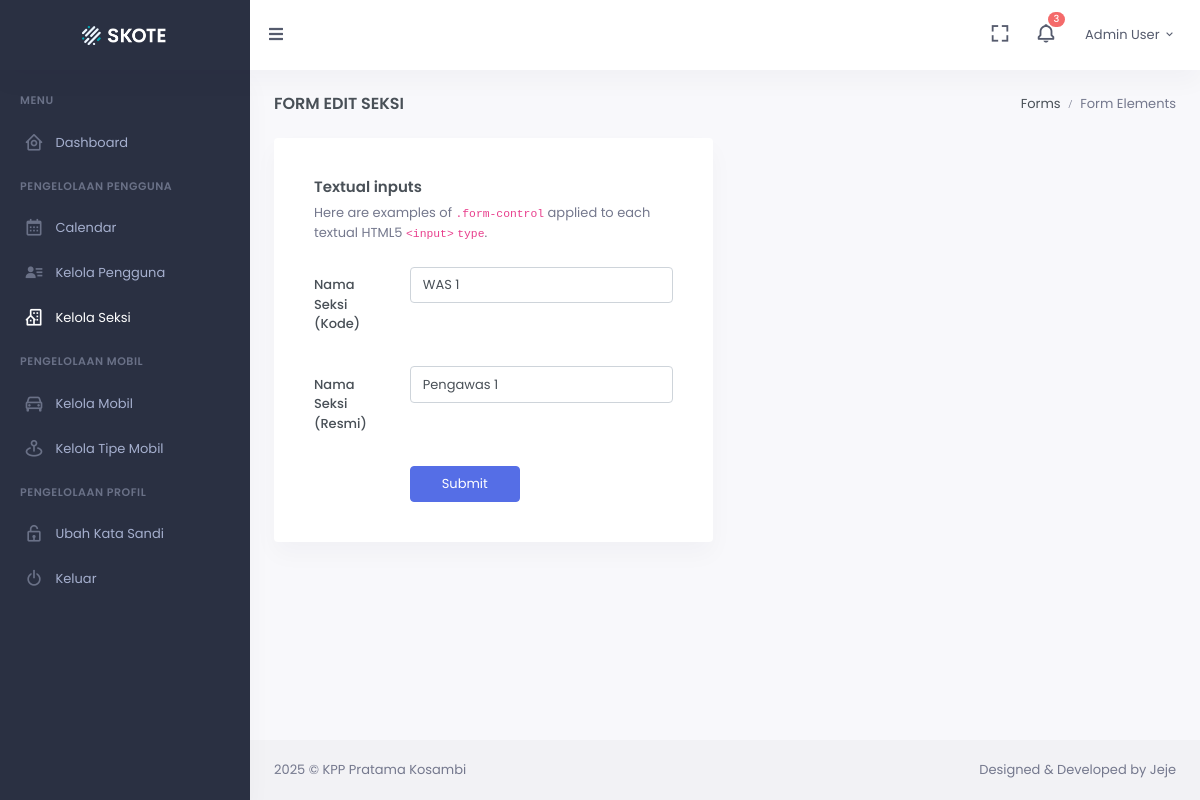
The page /layanan/seksi/edit/2 (signed in) on the database its author committed.
### app/models.py (models this page shows, shortened)
class User(UserMixin, db.Model):
  __tablename__ = "users"
  id = db.Column(db.Integer, primary_key=True)
  name = db.Column(db.String(100), nullable=False)
  nip = db.Column(db.String(20), nullable=False)
  division_id = db.Column(db.Integer, db.ForeignKey('divisions.id'), nullable=False)
  status = db.Column(db.String(30), nullable=False)
  role = db.Column(db.String(20), nullable=False, default="user")
  password = db.Column(db.String(128), nullable=False)
  _inserted_date = db.Column(db.DateTime, nullable=False, default=datetime.now)
  _updated_date = db.Column(db.DateTime, nullable=False, default=datetime.now)

class Division(UserMixin, db.Model):
  __tablename__ = "divisions"
  id = db.Column(db.Integer, primary_key=True)
  code = db.Column(db.String(30), nullable=False)
  name = db.Column(db.String(100), nullable=False)
  status = db.Column(db.String(30), nullable=False)
  _inserted_date = db.Column(db.DateTime, nullable=False, default=datetime.now)
  _updated_date = db.Column(db.DateTime, nullable=False, default=datetime.now)
  users = db.relationship('User', backref='division', lazy=True)

### app/views/public.py (the view)
@public_app.route("/layanan/seksi/edit/<id>", methods=["GET", "POST"])
@login_required
def edit_division(id):
  check_admin()
  data = Division.query.filter_by(id=id).first_or_404()
  form = DivisionEditForm()
  if form.validate_on_submit():
    data.code = data.code if form.code.data is None else form.code.data
    data.name = data.name if form.name.data is None else form.name.data
    data._inserted_date = data._inserted_date
    data._updated_date = datetime.datetime.now()
    db.session.commit()
    flash("Data telah berhasil diedit!", "success")
    return redirect(url_for("public_app.division"))
  elif request.method == "GET":
    form.code.data = data.code
    form.name.data = data.name
    form.old_code.data = data.code
    form.old_name.data = data.name
  return render_template("public/services/division/division_edit-form.html", title="Edit Daftar Wisata - Bondowoso Tourism", form=form, operation="Edit")

### app/forms.py (shortened to what this page needs)
class DivisionEditForm(FlaskForm):
  old_code = HiddenField()
  old_name = HiddenField()
  code = StringField("Nama Seksi (Kode)", validators=[DataRequired(), Length(min=1, max=50, message="Kolom harus diisi 4 hingga 50 karakter.")])
  name = StringField("Nama Seksi (Resmi)", validators=[DataRequired(), Length(min=1, max=100, message="Kolom harus diisi 4 hingga 100 karakter.")])
  submit = SubmitField("Edit Data")

### app/models.py (called while the page is built)
@login_manager.user_loader
def load_user(user_id):
  return User.query.get(int(user_id))

### app/utils.py (called while the page is built)
def check_admin():
  if not current_user.role.lower() == "admin":
    abort(403)

### app/templates/public/services/division/division_edit-form.html (shortened to what this page needs)
{% extends 'components/public/base.html' %} {% set active_page = 'division' %}
{% block content %}
            <div class="main-content">
                <div class="page-content">
                    <div class="container-fluid">
                        <div class="row">
                            <div class="col-12">
                                <div class="page-title-box d-sm-flex align-items-center justify-content-between">
                                    <h4 class="mb-sm-0 font-size-18">Form Edit Seksi</h4>
                                    <div class="page-title-right">
                                        <ol class="breadcrumb m-0">
                                            <li class="breadcrumb-item"><a href="javascript: void(0);">Forms</a></li>
                                            <li class="breadcrumb-item active">Form Elements</li>
                                        </ol>
                                    </div>
                                </div>
                            </div>
                        </div>
                        <div class="row">
                            <div class="col-6">
                                <div class="card">
                                    <div class="card-body">
                                      <div class="card-body">
                                        <h4 class="card-title">Textual inputs</h4>
                                        <p class="card-title-desc">Here are examples of <code>.form-control</code> applied to
                                            each
                                            textual HTML5 <code>&lt;input&gt;</code> <code>type</code>.</p>
                                        <form enctype="multipart/form-data" method="POST">
                                            <div class="row mb-4">
                                                {{ form.code.label(class="col-sm-3 col-form-label") }}
                                                <div class="col-sm-9">
                                                    {% if form.code.errors %}
                                                        {{ form.code(class="form-control is-invalid") }}
                                                        <div class="invalid-feedback">
                                                            {% for error in form.code.errors %}
                                                            <span>{{ error }}</span>
                                                            {% endfor %}
                                                        </div>
                                                    {% else %}
                                                        {{ form.code(class="form-control") }}
                                                    {% endif %}
                                                </div>
                                            </div>
                                            <div class="row mb-4">
                                                {{ form.name.label(class="col-sm-3 col-form-label") }}
                                                <div class="col-sm-9">
                                                    {% if form.name.errors %}
                                                        {{ form.name(class="form-control is-invalid") }}
                                                        <div class="invalid-feedback">
                                                            {% for error in form.name.errors %}
                                                            <span>{{ error }}</span>
                                                            {% endfor %}
                                                        </div>
                                                    {% else %}
                                                        {{ form.name(class="form-control") }}
                                                    {% endif %}
                                                </div>
                                            </div>
                                            <div class="row justify-content-end">
                                                <div class="col-sm-9">
                                                    <div>
                                                        <button type="submit" class="btn btn-primary w-md">Submit</button>
                                                    </div>
                                                </div>
                                            </div>
                                        </form>
                                    </div>
                                </div>
                            </div>
                        </div>
                    </div>
                </div>
                {% include 'components/public/includes/footer.html' %}
            </div>
{% endblock %}

### app/templates/components/public/includes/navbar.html (shortened to what this page needs)
            <header id="page-topbar">
                <div class="navbar-header">
                    <div class="d-flex">
                        <div class="navbar-brand-box">
                            <a href="{{ url_for('public_app.homepage') }}" class="logo logo-light">
                                <span class="logo-lg">
                                    <img src="{{ url_for('static', filename='media/images/logo-light.png') }}" alt="" height="19">
                                </span>
                            </a>
                        </div>
                        <button type="button" class="btn btn-sm px-3 font-size-16 header-item waves-effect" id="vertical-menu-btn">
                            <i class="fa fa-fw fa-bars"></i>
                        </button>
                    </div>
                    <div class="d-flex">
                        <div class="dropdown d-none d-lg-inline-block ms-1">
                            <button type="button" class="btn header-item noti-icon waves-effect" data-toggle="fullscreen">
                                <i class="bx bx-fullscreen"></i>
                            </button>
                        </div>
                        <div class="dropdown d-inline-block">
                            <button type="button" class="btn header-item noti-icon waves-effect" id="page-header-notifications-dropdown"
                            data-bs-toggle="dropdown" aria-haspopup="true" aria-expanded="false">
                                <i class="bx bx-bell bx-tada"></i>
                                <span class="badge bg-danger rounded-pill">3</span>
                            </button>
                        </div>
                        <div class="dropdown d-inline-block">
                            <button type="button" class="btn header-item waves-effect" id="page-header-user-dropdown"
                            data-bs-toggle="dropdown" aria-haspopup="true" aria-expanded="false">
                                <span class="d-none d-xl-inline-block ms-1" key="t-henry"> {{current_user.name}} </span>
                                <i class="mdi mdi-chevron-down d-none d-xl-inline-block"></i>
                            </button>
                        </div>
                    </div>
                </div>
            </header>
            <div class="vertical-menu">
                <div data-simplebar class="h-100">
                    <div id="sidebar-menu">
                        <ul class="metismenu list-unstyled" id="side-menu">
                            <li class="menu-title" key="t-menu">Menu</li>
                            <li class="{{ 'mm-active' if active_page=='home' else ''  }}">
                                <a href="{{ url_for('public_app.homepage', id=current_user.id) }}" class="waves-effect">
                                    <i class="bx bx-home-circle"></i>
                                    <span key="t-dashboard">Dashboard</span>
                                </a>
                            </li>
                            <li class="menu-title" key="t-apps">Pengelolaan Pengguna</li>
                            <li>
                                <a href="calendar.html" class="waves-effect">
                                    <i class="bx bx-calendar"></i>
                                    <span key="t-calendar">Calendar</span>
                                </a>
                            </li>
                            <li class= "{{ 'mm-active' if active_page=='user' else ''  }}">
                                <a href="{{ url_for('control_panel_app.user', id=current_user.id) }}" class="waves-effect">
                                    <i class="bx bxs-user-detail"></i>
                                    <span key="t-car">Kelola Pengguna</span>
                                </a>
                            </li>
                            <li class= "{{ 'mm-active' if active_page=='division' else ''  }}">
                                <a href="{{ url_for('public_app.division', id=current_user.id) }}" class="waves-effect">
                                    <i class="bx bx-building-house"></i>
                                    <span key="t-car">Kelola Seksi</span>
                                </a>
                            </li>
                            <li class="menu-title" key="t-pages">Pengelolaan Mobil</li>
                            <li class= "{{ 'mm-active' if active_page=='car' else ''  }}">
                                <a href="{{ url_for('public_app.car', id=current_user.id) }}" class="waves-effect">
                                    <i class="bx bx-car"></i>
                                    <span key="t-car">Kelola Mobil</span>
                                </a>
                            </li>
                            <li class= "{{ 'mm-active' if active_page=='car_transmission' else ''  }}">
                                <a href="{{ url_for('public_app.car_transmission', id=current_user.id) }}" class="waves-effect">
                                    <i class="bx bx-map-pin"></i>
                                    <span key="t-car-transmission">Kelola Tipe Mobil</span>
                                </a>
                            </li>
                            <li class="menu-title" key="t-pages">Pengelolaan Profil</li>
                            <li class= "{{ 'mm-active' if active_page=='edit_password' else ''  }}">
                                <a href="{{ url_for('control_panel_app.edit_password', id=current_user.id) }}" class="waves-effect">
                                    <i class="bx bx-lock-open"></i>
                                    <span key="t-authentication">Ubah Kata Sandi</span>
                                </a>
                            </li>
                            <li>
                                <a href="{{ url_for('control_panel_app.logout') }}" class="waves-effect">
                                    <i class="bx bx-power-off"></i>
                                    <span key="t-authentication">Keluar</span>
                                </a>
                            </li>
                        </ul>
                    </div>
                </div>
            </div>

### rows shown on the page
User: name "Admin User"
Division: code "WAS 1", name "Pengawas 1"
